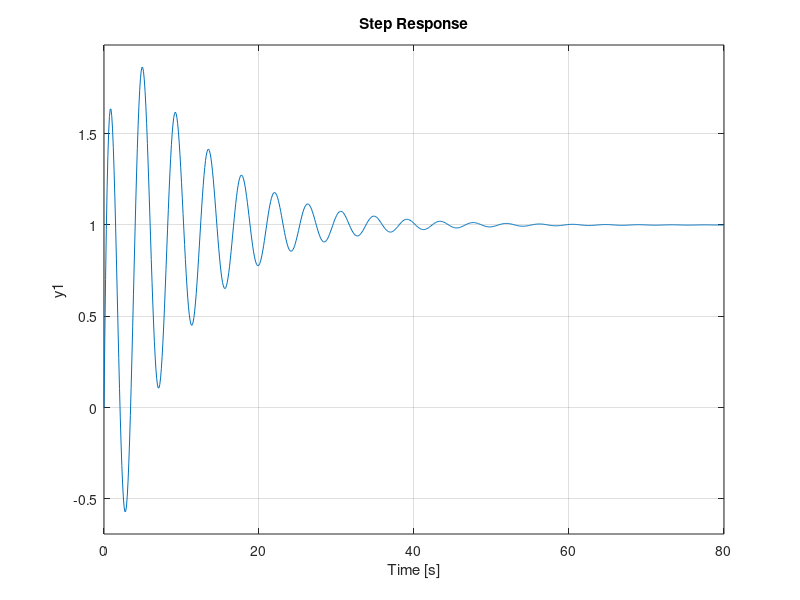

Write the MATLAB code that produced this figure.
%% Laboratory 2 No. 6 - Electrical Filter with Multiple Poles
% Modeling an electrical filter with multiple poles
% G(s) = (4s^3 + 3s^2 + 2s + 1) /
%       s^4 + 2s^3 + 3s^2 + 4s + 1

G_num = [4 3 2 1];
G_den = [1 2 3 4 1];
G = tf(G_num, G_den)    

% Step Response

step(G,0:0.1:80)